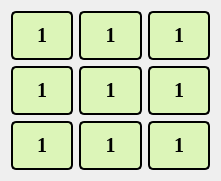
   <widget class="QWidget" name="gridLayoutWidget">
    <property name="geometry">
     <rect>
      <x>80</x>
      <y>200</y>
      <width>221</width>
      <height>181</height>
     </rect>
    </property>
    <layout class="QGridLayout" name="gridLayout">
     <item row="0" column="0">
      <widget class="QLabel" name="lblOS_0_0">
       <property name="font">
        <font>
         <family>Times New Roman</family>
         <pointsize>-1</pointsize>
         <weight>75</weight>
         <bold>true</bold>
        </font>
       </property>
       <property name="styleSheet">
        <string notr="true">QLabel {
	font-family: &quot;Times New Roman&quot;;
	font-weight: bold;
	font-size: 20px;
    border: 2px solid #000000; /* Đường viền màu đen */
    border-radius: 5px;        /* Bo góc viền (tuỳ chọn) */
    padding: 5px;             /* Khoảng cách bên trong */	
	background-color: #dcf5b8;
}
</string>
       </property>
       <property name="text">
        <string>1</string>
       </property>
       <property name="alignment">
        <set>Qt::AlignCenter</set>
       </property>
      </widget>
     </item>
     <item row="1" column="0">
      <widget class="QLabel" name="lblOS_1_0">
       <property name="font">
        <font>
         <family>Times New Roman</family>
         <pointsize>-1</pointsize>
         <weight>75</weight>
         <bold>true</bold>
        </font>
       </property>
       <property name="styleSheet">
        <string notr="true">QLabel {
	font-family: &quot;Times New Roman&quot;;
	font-weight: bold;
	font-size: 20px;
    border: 2px solid #000000; /* Đường viền màu đen */
    border-radius: 5px;        /* Bo góc viền (tuỳ chọn) */
    padding: 5px;             /* Khoảng cách bên trong */	
	background-color: #dcf5b8;
}
</string>
       </property>
       <property name="text">
        <string>1</string>
       </property>
       <property name="alignment">
        <set>Qt::AlignCenter</set>
       </property>
      </widget>
     </item>
     <item row="2" column="0">
      <widget class="QLabel" name="lblOS_2_0">
       <property name="font">
        <font>
         <family>Times New Roman</family>
         <pointsize>-1</pointsize>
         <weight>75</weight>
         <bold>true</bold>
        </font>
       </property>
       <property name="styleSheet">
        <string notr="true">QLabel {
	font-family: &quot;Times New Roman&quot;;
	font-weight: bold;
	font-size: 20px;
    border: 2px solid #000000; /* Đường viền màu đen */
    border-radius: 5px;        /* Bo góc viền (tuỳ chọn) */
    padding: 5px;             /* Khoảng cách bên trong */	
	background-color: #dcf5b8;
}
</string>
       </property>
       <property name="text">
        <string>1</string>
       </property>
       <property name="alignment">
        <set>Qt::AlignCenter</set>
       </property>
      </widget>
     </item>
     <item row="0" column="1">
      <widget class="QLabel" name="lblOS_0_1">
       <property name="font">
        <font>
         <family>Times New Roman</family>
         <pointsize>-1</pointsize>
         <weight>75</weight>
         <bold>true</bold>
        </font>
       </property>
       <property name="styleSheet">
        <string notr="true">QLabel {
	font-family: &quot;Times New Roman&quot;;
	font-weight: bold;
	font-size: 20px;
    border: 2px solid #000000; /* Đường viền màu đen */
    border-radius: 5px;        /* Bo góc viền (tuỳ chọn) */
    padding: 5px;             /* Khoảng cách bên trong */	
	background-color: #dcf5b8;
}

</string>
       </property>
       <property name="text">
        <string>1</string>
       </property>
       <property name="alignment">
        <set>Qt::AlignCenter</set>
       </property>
      </widget>
     </item>
     <item row="1" column="2">
      <widget class="QLabel" name="lblOS_1_2">
       <property name="font">
        <font>
         <family>Times New Roman</family>
         <pointsize>-1</pointsize>
         <weight>75</weight>
         <bold>true</bold>
        </font>
       </property>
       <property name="styleSheet">
        <string notr="true">QLabel {
	font-family: &quot;Times New Roman&quot;;
	font-weight: bold;
	font-size: 20px;
    border: 2px solid #000000; /* Đường viền màu đen */
    border-radius: 5px;        /* Bo góc viền (tuỳ chọn) */
    padding: 5px;             /* Khoảng cách bên trong */	
	background-color: #dcf5b8;
}
</string>
       </property>
       <property name="text">
        <string>1</string>
       </property>
       <property name="alignment">
        <set>Qt::AlignCenter</set>
       </property>
      </widget>
     </item>
     <item row="1" column="1">
      <widget class="QLabel" name="lblOS_1_1">
       <property name="font">
        <font>
         <family>Times New Roman</family>
         <pointsize>-1</pointsize>
         <weight>75</weight>
         <bold>true</bold>
        </font>
       </property>
       <property name="styleSheet">
        <string notr="true">QLabel {
	font-family: &quot;Times New Roman&quot;;
	font-weight: bold;
	font-size: 20px;
    border: 2px solid #000000; /* Đường viền màu đen */
    border-radius: 5px;        /* Bo góc viền (tuỳ chọn) */
    padding: 5px;             /* Khoảng cách bên trong */	
	background-color: #dcf5b8;
}
</string>
       </property>
       <property name="text">
        <string>1</string>
       </property>
       <property name="alignment">
        <set>Qt::AlignCenter</set>
       </property>
      </widget>
     </item>
     <item row="2" column="2">
      <widget class="QLabel" name="lblOS_2_2">
       <property name="font">
        <font>
         <family>Times New Roman</family>
         <pointsize>-1</pointsize>
         <weight>75</weight>
         <bold>true</bold>
        </font>
       </property>
       <property name="styleSheet">
        <string notr="true">QLabel {
	font-family: &quot;Times New Roman&quot;;
	font-weight: bold;
	font-size: 20px;
    border: 2px solid #000000; /* Đường viền màu đen */
    border-radius: 5px;        /* Bo góc viền (tuỳ chọn) */
    padding: 5px;             /* Khoảng cách bên trong */	
	background-color: #dcf5b8;
}
</string>
       </property>
       <property name="text">
        <string>1</string>
       </property>
       <property name="alignment">
        <set>Qt::AlignCenter</set>
       </property>
      </widget>
     </item>
     <item row="2" column="1">
      <widget class="QLabel" name="lblOS_2_1">
       <property name="font">
        <font>
         <family>Times New Roman</family>
         <pointsize>-1</pointsize>
         <weight>75</weight>
         <bold>true</bold>
        </font>
       </property>
       <property name="styleSheet">
        <string notr="true">QLabel {
	font-family: &quot;Times New Roman&quot;;
	font-weight: bold;
	font-size: 20px;
    border: 2px solid #000000; /* Đường viền màu đen */
    border-radius: 5px;        /* Bo góc viền (tuỳ chọn) */
    padding: 5px;             /* Khoảng cách bên trong */	
	background-color: #dcf5b8;
}
</string>
       </property>
       <property name="text">
        <string>1</string>
       </property>
       <property name="alignment">
        <set>Qt::AlignCenter</set>
       </property>
      </widget>
     </item>
     <item row="0" column="2">
      <widget class="QLabel" name="lblOS_0_2">
       <property name="font">
        <font>
         <family>Times New Roman</family>
         <pointsize>-1</pointsize>
         <weight>75</weight>
         <bold>true</bold>
        </font>
       </property>
       <property name="styleSheet">
        <string notr="true">QLabel {
	font-family: &quot;Times New Roman&quot;;
	font-weight: bold;
	font-size: 20px;
    border: 2px solid #000000; /* Đường viền màu đen */
    border-radius: 5px;        /* Bo góc viền (tuỳ chọn) */
    padding: 5px;             /* Khoảng cách bên trong */	
	background-color: #dcf5b8;
}
</string>
       </property>
       <property name="text">
        <string>1</string>
       </property>
       <property name="alignment">
        <set>Qt::AlignCenter</set>
       </property>
      </widget>
     </item>
    </layout>
   </widget>
